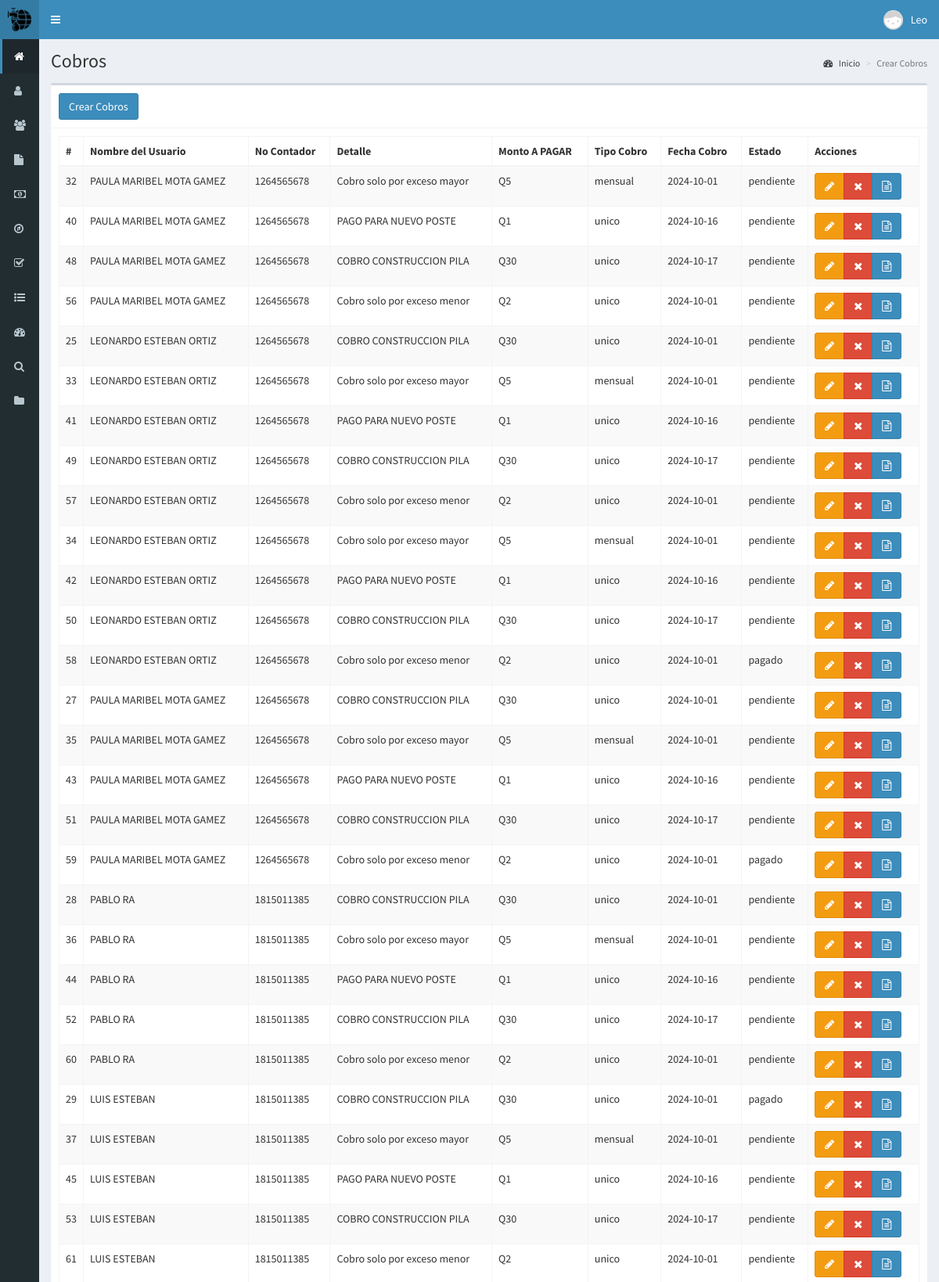
Page /crear-cobros (signed in, upper part) on the committed database.
### tables this page shows
CREATE TABLE `cobro_base` (
  `idcobro_base` bigint(20) NOT NULL,
  `idusuario_contador` bigint(20) NOT NULL,
  `fecha_cobro` date DEFAULT current_timestamp(),
  `monto_base` float NOT NULL,
  `estado_cobro` enum('pendiente','pagado','cancelado') DEFAULT 'pendiente',
  `tipo_cobro` enum('mensual','anual','unico') DEFAULT 'mensual',
  `detalle` varchar(255) DEFAULT 'Cobro base por servicio',
  `idtarifa` bigint(20) DEFAULT NULL
);

CREATE TABLE `usuario` (
  `idusuario` bigint(20) NOT NULL,
  `no_orden` int(8) NOT NULL,
  `nombres` varchar(100) DEFAULT NULL,
  `apellidos` varchar(100) DEFAULT NULL,
  `telefono` varchar(10) DEFAULT NULL,
  `dpi` varchar(30) DEFAULT NULL,
  `direccion` varchar(100) DEFAULT NULL,
  `estado` enum('ACTIVO','INACTIVO') DEFAULT 'ACTIVO',
  `fecha_creacion` datetime DEFAULT current_timestamp(),
  `ultima_actualizacion` datetime DEFAULT current_timestamp() ON UPDATE current_timestamp()
);

CREATE TABLE `contador` (
  `idcontador` bigint(20) NOT NULL,
  `no_contador` varchar(255) DEFAULT NULL,
  `descripcion` varchar(255) DEFAULT NULL,
  `fecha_instalacion` date DEFAULT NULL,
  `ultimo_mantenimiento` date DEFAULT NULL,
  `lectura_actual` int(25) DEFAULT NULL,
  `estado` enum('ACTIVO','INACTIVO','MANTENIMIENTO','RETIRADO','CANDELA') DEFAULT 'ACTIVO'
);

### controladores/plantilla.controlador.php (called while the page is built)
<?php
class ControladorPlantilla{
	static public function ctrPlantilla(){
		include "vistas/plantilla.php";
	}
}

### index.php (called while the page is built, shortened)
<?php
require_once "controladores/plantilla.controlador.php";
require_once "controladores/usuarios.controlador.php";
require_once "controladores/cobros.controlador.php";
require_once "controladores/estadocuenta.controlador.php";
require_once "modelos/cobros.modelo.php";
$plantilla = new ControladorPlantilla();
$plantilla -> ctrPlantilla();

### controladores/cobros.controlador.php (called while the page is built, shortened)
<?php
    class ControladorCobro{
    static public function ctrMostrarCobro($item, $valor) {
        $tabla = "cobro_base";
        $respuesta = ModeloCobro::mdlMostrarCobro($tabla, $item, $valor);
        return $respuesta ? $respuesta : [];
    }
}
?>

### modelos/conexion.php (called while the page is built)
<?php
class Conexion {
		static public function conectar() {
		   try {
			  $link = new PDO("mysql:host=localhost;dbname=db_proyecto", "root", "");
			  $link->exec("set names utf8");
			  $link->setAttribute(PDO::ATTR_ERRMODE, PDO::ERRMODE_EXCEPTION);
			  return $link;
		   } catch (PDOException $e) {
			  die("Error en la conexión: " . $e->getMessage());
		   }
		}
}

### modelos/cobros.modelo.php (called while the page is built, shortened)
<?php
require_once "conexion.php";
class ModeloCobro {
        static public function mdlMostrarCobro($tabla, $item, $valor) {
            if ($item != null) {
                $stmt = Conexion::conectar()->prepare("
                    SELECT
                        cb.idcobro_base,
                        uc.idusuario_contador, /* Relación con usuario_contador */
                        u.nombres,
                        u.apellidos,
                        c.no_contador,
                        cb.detalle,
                        cb.monto_base,
                        cb.tipo_cobro,
                        cb.fecha_cobro,
                        cb.estado_cobro,
                        cb.idtarifa,  /* Seleccionar idtarifa */
                        t.descripcion AS tarifa_descripcion,  /* Relación con tarifa */
                        t.tarifa_metro_cubico
                    FROM
                        $tabla cb
                    INNER JOIN
                        usuario_contador uc ON cb.idusuario_contador = uc.idusuario_contador
                    INNER JOIN
                        usuario u ON uc.idusuario = u.idusuario
                    INNER JOIN
                        contador c ON uc.idcontador = c.idcontador
                    LEFT JOIN
                        tarifa t ON cb.idtarifa = t.idtarifa /* Relacionamos con la tabla tarifa */
                    WHERE cb.$item = :$item
                ");
                $stmt->bindParam(":" . $item, $valor, PDO::PARAM_INT);
                $stmt->execute();
                return $stmt->fetch(PDO::FETCH_ASSOC);
            } else {
                $stmt = Conexion::conectar()->prepare("
                    SELECT
                        cb.idcobro_base,
                        uc.idusuario_contador, /* Relación con usuario_contador */
                        u.nombres,
                        u.apellidos,
                        c.no_contador,
                        cb.detalle,
                        cb.monto_base,
                        cb.tipo_cobro,
                        cb.fecha_cobro,
                        cb.estado_cobro,
                        cb.idtarifa,  /* Seleccionar idtarifa */
                        t.descripcion AS tarifa_descripcion,  /* Relación con tarifa */
                        t.tarifa_metro_cubico
                    FROM
                        $tabla cb
                    INNER JOIN
                        usuario_contador uc ON cb.idusuario_contador = uc.idusuario_contador
                    INNER JOIN
                        usuario u ON uc.idusuario = u.idusuario
                    INNER JOIN
                        contador c ON uc.idcontador = c.idcontador
                    LEFT JOIN
                        tarifa t ON cb.idtarifa = t.idtarifa /* Relacionamos con la tabla tarifa */
                ");
                $stmt->execute();
                return $stmt->fetchAll(PDO::FETCH_ASSOC);
            }
        }
}
?>

### vistas/modulos/crear-cobros.php (the view, shortened to what this page needs)
<div class="content-wrapper">
  <section class="content-header">
    <h1>
      Cobros
    </h1>
    <ol class="breadcrumb">
      <li><a href="inicio"><i class="fa fa-dashboard"></i> Inicio</a></li>
      <li class="active">Crear Cobros</li>
    </ol>
  </section>
  <section class="content">
    <div class="box">
      <div class="box-header with-border">
      <button class="btn btn-primary" data-toggle="modal" data-target="#modalAgregarCobro">
          Crear Cobros
        </button>
      </div>
      <div class="box-body">
      <table class="table table-bordered table-striped dt-responsive tablas" width="100%">
      <thead>
         <tr>
           <th style="width:10px">#</th>
           <th>Nombre del Usuario</th>
           <th>No Contador</th>
           <th>Detalle</th>
           <th>Monto A PAGAR</th>
           <th>Tipo Cobro</th>
           <th>Fecha Cobro</th>
           <th>Estado</th>
           <th>Acciones</th>
         </tr>
        </thead>
        <tbody>
        <?php
        $item = null;
        $valor = null;
        $Cobro = ControladorCobro::ctrMostrarCobro ($item, $valor);
        foreach ($Cobro as $key => $value){
          echo'<tr>
        <td>'.$value["idcobro_base"].'</td>
        <td>'.$value["nombres"].' '.$value["apellidos"].'</td>
        <td>'.$value["no_contador"].'</td>
        <td>'.$value["detalle"].'</td>
        <td>Q'.$value["monto_base"].'</td>
        <td>'.$value["tipo_cobro"].'</td>
        <td>'.$value["fecha_cobro"].'</td>
        <td>'.$value["estado_cobro"].'</td>
        <td>
          <div class="btn-group">
            <button class="btn btn-warning btnEditarCobro" idCobro="'.$value["idcobro_base"].'
          " data-toggle="modal" data-target="#modalEditarCobro"><i class="fa fa-pencil"></i></button>
                       <button class="btn btn-danger btnEliminarCobroS"
            idCobro="'.$value["idcobro_base"].'">
            <i class="fa fa-times"></i></button>
           <button class="btn btn-primary btnImprimirTicketC "
            idCobro="'.$value["idcobro_base"].'"><i class="fa fa-file-text-o"></i></button>
          </div>
          </div>
        </td>
        </tr>
          ';
        }
        ?>

### rows in the picture
cobro_base: idcobro_base "32", usuario.nombres "PAULA MARIBEL", usuario.apellidos "MOTA GAMEZ", contador.no_contador "1264565678", detalle "Cobro solo por exceso mayor", monto_base "5", tipo_cobro "mensual", fecha_cobro "2024-10-01", estado_cobro "pendiente"
cobro_base: idcobro_base "40", usuario.nombres "PAULA MARIBEL", usuario.apellidos "MOTA GAMEZ", contador.no_contador "1264565678", detalle "PAGO PARA NUEVO POSTE", monto_base "1", tipo_cobro "unico", fecha_cobro "2024-10-16", estado_cobro "pendiente"
cobro_base: idcobro_base "48", usuario.nombres "PAULA MARIBEL", usuario.apellidos "MOTA GAMEZ", contador.no_contador "1264565678", detalle "COBRO CONSTRUCCION PILA", monto_base "30", tipo_cobro "unico", fecha_cobro "2024-10-17", estado_cobro "pendiente"
cobro_base: idcobro_base "56", usuario.nombres "PAULA MARIBEL", usuario.apellidos "MOTA GAMEZ", contador.no_contador "1264565678", detalle "Cobro solo por exceso menor", monto_base "2", tipo_cobro "unico", fecha_cobro "2024-10-01", estado_cobro "pendiente"
cobro_base: idcobro_base "25", usuario.nombres "LEONARDO ESTEBAN", usuario.apellidos "ORTIZ", contador.no_contador "1264565678", detalle "COBRO CONSTRUCCION PILA", monto_base "30", tipo_cobro "unico", fecha_cobro "2024-10-01", estado_cobro "pendiente"
cobro_base: idcobro_base "33", usuario.nombres "LEONARDO ESTEBAN", usuario.apellidos "ORTIZ", contador.no_contador "1264565678", detalle "Cobro solo por exceso mayor", monto_base "5", tipo_cobro "mensual", fecha_cobro "2024-10-01", estado_cobro "pendiente"
cobro_base: idcobro_base "41", usuario.nombres "LEONARDO ESTEBAN", usuario.apellidos "ORTIZ", contador.no_contador "1264565678", detalle "PAGO PARA NUEVO POSTE", monto_base "1", tipo_cobro "unico", fecha_cobro "2024-10-16", estado_cobro "pendiente"
cobro_base: idcobro_base "49", usuario.nombres "LEONARDO ESTEBAN", usuario.apellidos "ORTIZ", contador.no_contador "1264565678", detalle "COBRO CONSTRUCCION PILA", monto_base "30", tipo_cobro "unico", fecha_cobro "2024-10-17", estado_cobro "pendiente"
cobro_base: idcobro_base "57", usuario.nombres "LEONARDO ESTEBAN", usuario.apellidos "ORTIZ", contador.no_contador "1264565678", detalle "Cobro solo por exceso menor", monto_base "2", tipo_cobro "unico", fecha_cobro "2024-10-01", estado_cobro "pendiente"
cobro_base: idcobro_base "34", usuario.nombres "LEONARDO ESTEBAN", usuario.apellidos "ORTIZ", contador.no_contador "1264565678", detalle "Cobro solo por exceso mayor", monto_base "5", tipo_cobro "mensual", fecha_cobro "2024-10-01", estado_cobro "pendiente"
cobro_base: idcobro_base "42", usuario.nombres "LEONARDO ESTEBAN", usuario.apellidos "ORTIZ", contador.no_contador "1264565678", detalle "PAGO PARA NUEVO POSTE", monto_base "1", tipo_cobro "unico", fecha_cobro "2024-10-16", estado_cobro "pendiente"
cobro_base: idcobro_base "50", usuario.nombres "LEONARDO ESTEBAN", usuario.apellidos "ORTIZ", contador.no_contador "1264565678", detalle "COBRO CONSTRUCCION PILA", monto_base "30", tipo_cobro "unico", fecha_cobro "2024-10-17", estado_cobro "pendiente"
cobro_base: idcobro_base "58", usuario.nombres "LEONARDO ESTEBAN", usuario.apellidos "ORTIZ", contador.no_contador "1264565678", detalle "Cobro solo por exceso menor", monto_base "2", tipo_cobro "unico", fecha_cobro "2024-10-01", estado_cobro "pagado"
cobro_base: idcobro_base "27", usuario.nombres "PAULA MARIBEL", usuario.apellidos "MOTA GAMEZ", contador.no_contador "1264565678", detalle "COBRO CONSTRUCCION PILA", monto_base "30", tipo_cobro "unico", fecha_cobro "2024-10-01", estado_cobro "pendiente"
cobro_base: idcobro_base "35", usuario.nombres "PAULA MARIBEL", usuario.apellidos "MOTA GAMEZ", contador.no_contador "1264565678", detalle "Cobro solo por exceso mayor", monto_base "5", tipo_cobro "mensual", fecha_cobro "2024-10-01", estado_cobro "pendiente"
cobro_base: idcobro_base "43", usuario.nombres "PAULA MARIBEL", usuario.apellidos "MOTA GAMEZ", contador.no_contador "1264565678", detalle "PAGO PARA NUEVO POSTE", monto_base "1", tipo_cobro "unico", fecha_cobro "2024-10-16", estado_cobro "pendiente"
cobro_base: idcobro_base "51", usuario.nombres "PAULA MARIBEL", usuario.apellidos "MOTA GAMEZ", contador.no_contador "1264565678", detalle "COBRO CONSTRUCCION PILA", monto_base "30", tipo_cobro "unico", fecha_cobro "2024-10-17", estado_cobro "pendiente"
cobro_base: idcobro_base "59", usuario.nombres "PAULA MARIBEL", usuario.apellidos "MOTA GAMEZ", contador.no_contador "1264565678", detalle "Cobro solo por exceso menor", monto_base "2", tipo_cobro "unico", fecha_cobro "2024-10-01", estado_cobro "pagado"
cobro_base: idcobro_base "28", usuario.nombres "PABLO", usuario.apellidos "RA", contador.no_contador "1815011385", detalle "COBRO CONSTRUCCION PILA", monto_base "30", tipo_cobro "unico", fecha_cobro "2024-10-01", estado_cobro "pendiente"
cobro_base: idcobro_base "36", usuario.nombres "PABLO", usuario.apellidos "RA", contador.no_contador "1815011385", detalle "Cobro solo por exceso mayor", monto_base "5", tipo_cobro "mensual", fecha_cobro "2024-10-01", estado_cobro "pendiente"
cobro_base: idcobro_base "44", usuario.nombres "PABLO", usuario.apellidos "RA", contador.no_contador "1815011385", detalle "PAGO PARA NUEVO POSTE", monto_base "1", tipo_cobro "unico", fecha_cobro "2024-10-16", estado_cobro "pendiente"
cobro_base: idcobro_base "52", usuario.nombres "PABLO", usuario.apellidos "RA", contador.no_contador "1815011385", detalle "COBRO CONSTRUCCION PILA", monto_base "30", tipo_cobro "unico", fecha_cobro "2024-10-17", estado_cobro "pendiente"
cobro_base: idcobro_base "60", usuario.nombres "PABLO", usuario.apellidos "RA", contador.no_contador "1815011385", detalle "Cobro solo por exceso menor", monto_base "2", tipo_cobro "unico", fecha_cobro "2024-10-01", estado_cobro "pendiente"
cobro_base: idcobro_base "29", usuario.nombres "LUIS", usuario.apellidos "ESTEBAN", contador.no_contador "1815011385", detalle "COBRO CONSTRUCCION PILA", monto_base "30", tipo_cobro "unico", fecha_cobro "2024-10-01", estado_cobro "pagado"
cobro_base: idcobro_base "37", usuario.nombres "LUIS", usuario.apellidos "ESTEBAN", contador.no_contador "1815011385", detalle "Cobro solo por exceso mayor", monto_base "5", tipo_cobro "mensual", fecha_cobro "2024-10-01", estado_cobro "pendiente"
cobro_base: idcobro_base "45", usuario.nombres "LUIS", usuario.apellidos "ESTEBAN", contador.no_contador "1815011385", detalle "PAGO PARA NUEVO POSTE", monto_base "1", tipo_cobro "unico", fecha_cobro "2024-10-16", estado_cobro "pendiente"
cobro_base: idcobro_base "53", usuario.nombres "LUIS", usuario.apellidos "ESTEBAN", contador.no_contador "1815011385", detalle "COBRO CONSTRUCCION PILA", monto_base "30", tipo_cobro "unico", fecha_cobro "2024-10-17", estado_cobro "pendiente"
cobro_base: idcobro_base "61", usuario.nombres "LUIS", usuario.apellidos "ESTEBAN", contador.no_contador "1815011385", detalle "Cobro solo por exceso menor", monto_base "2", tipo_cobro "unico", fecha_cobro "2024-10-01", estado_cobro "pendiente"

### other values in the picture
$_SESSION["nombre"] "Leo"
